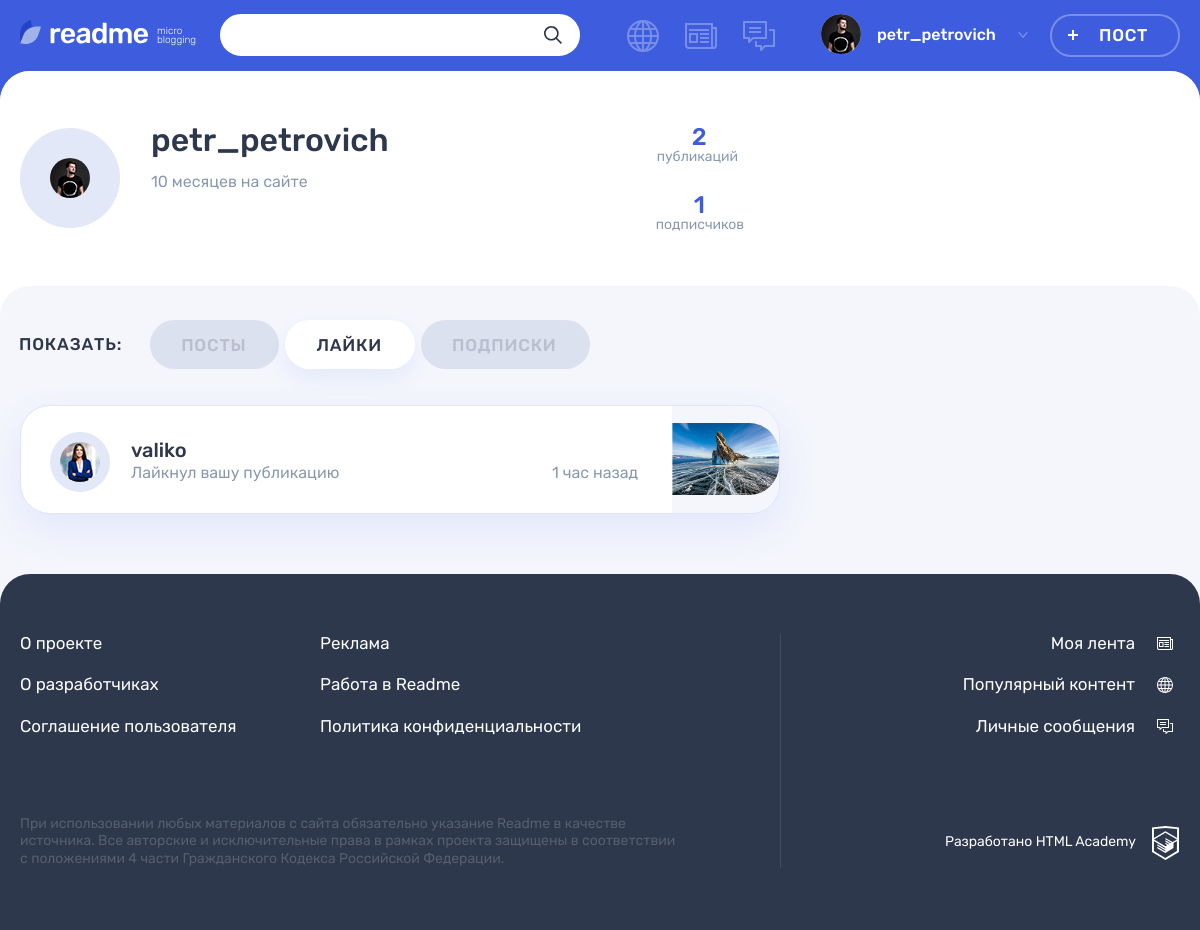
The app's page /profile.php?user_id=2&tab=likes (signed in) with its own data.
### tables this page shows
CREATE TABLE users (
    id INT PRIMARY KEY NOT NULL AUTO_INCREMENT,
    created_at TIMESTAMP DEFAULT CURRENT_TIMESTAMP,
    email VARCHAR(45) NOT NULL,
    UNIQUE INDEX email_ind (email),
    login VARCHAR(45) NOT NULL,
    UNIQUE INDEX user_login_ind (login),
    password VARCHAR(200),
    avatar VARCHAR(100)
);

CREATE TABLE likes (
    id INT PRIMARY KEY NOT NULL AUTO_INCREMENT,
    user_id INT NOT NULL,
    INDEX user_ind (user_id),
    FOREIGN KEY (user_id)
        REFERENCES users(id)
        ON DELETE CASCADE,

    post_id INT NOT NULL,
    INDEX post_ind (post_id),
    FOREIGN KEY (post_id)
        REFERENCES posts(id)
        ON DELETE CASCADE,

    UNIQUE INDEX user_post_ind (user_id, post_id)
);

CREATE TABLE posts (
    id INT PRIMARY KEY NOT NULL AUTO_INCREMENT,
    published_at TIMESTAMP DEFAULT CURRENT_TIMESTAMP,
    title VARCHAR(45) NOT NULL,
    text_content VARCHAR(200),
    quote_author VARCHAR(45),
    picture VARCHAR(100),
    video VARCHAR(100),
    link VARCHAR(100),
    watch_count INT,
    user_id INT NOT NULL,
    INDEX user_ind (user_id),
    FOREIGN KEY (user_id)
        REFERENCES users(id)
        ON DELETE CASCADE,

    type_id INT NOT NULL,
    INDEX type_ind (type_id),
    FOREIGN KEY (type_id)
        REFERENCES content_types(id)
        ON DELETE CASCADE
);

### helpers.php (called while the page is built, shortened)
<?php
function get_noun_plural_form(int $number, string $one, string $two, string $many): string
{
    $number = (int)$number;
    $mod10 = $number % 10;
    $mod100 = $number % 100;
    switch (true) {
        case ($mod10 === 1):
            return $one;
        default:
            return $many;
    }
}
function include_template($name, array $data = [])
{
    $name = 'templates/' . $name;
    extract($data);
    require $name;
    $result = ob_get_clean();
    return $result;
}
function get_date_interval_format($date, $word)
{
    $current_date = date_create('now');
    $date_interval = date_diff($date, $current_date);
    $week = floor($date_interval->d / 7);
    if ($date_interval->m >= 1) {
        return $date_interval->m . " " . get_noun_plural_form($date_interval->m, 'месяц', 'месяца', 'месяцев') . " " . $word;
    } elseif ($week >= 1) {
        return $week . " " . get_noun_plural_form($week, 'неделя', 'недели', 'недель') . " " . $word;
    } elseif ($date_interval->d >= 1) {
        return $date_interval->d . " " . get_noun_plural_form($date_interval->d, 'день', 'дня', 'дней') . " " . $word;
    } elseif ($date_interval->h >= 1) {
        return $date_interval->h . " " . get_noun_plural_form($date_interval->h, 'час', 'часа', 'часов') . " " . $word;
    };
    return $date_interval->i . " " . get_noun_plural_form($date_interval->i, 'минута', 'минуты', 'минут') . " " . $word;
}
function db_get_query($value, $connect, $sql)
{
    $result = mysqli_query($connect, $sql);
    if ($value == 'all') {
        return mysqli_fetch_all($result, MYSQLI_ASSOC);
    } elseif ($value == 'assoc') {
        return mysqli_fetch_assoc($result);
    } else {
        die("Уточните передаваемые данные");
    };
}
function get_subscribers($user_id, $connect)
{
    $user_subs = [];
    $sql_user_subs_query = "SELECT * FROM subscriptions
    WHERE user_id = '$user_id'";
    $sql_user_subs = db_get_query('all', $connect, $sql_user_subs_query);
    if ($sql_user_subs) {
        foreach ($sql_user_subs as $user_sub) {
            array_push($user_subs, $user_sub['to_user_id']);
        }
        return $user_subs;
    }
}

### hashtags.php (called while the page is built)
<?php
require_once('helpers.php');
$connect = db_set_connection();
$sql_hashtag_query = "SELECT hashtags.hashtag, hp.post_id
                      FROM hashtags
                            LEFT JOIN hashtags_posts hp ON hashtags.id = hp.hashtag_id
                            ORDER BY post_id";
$sql_hashtags = db_get_query('all', $connect, $sql_hashtag_query);
$hashtags = [];
foreach ($sql_hashtags as $sql_hashtag) {
    $post_id = $sql_hashtag['post_id'];
    if (empty($hashtags[$post_id])) {
        $hashtags[$post_id] = [];
    }
    array_push($hashtags[$post_id], $sql_hashtag['hashtag']);
}

### add_comment.php (called while the page is built, shortened)
<?php
require_once('helpers.php');
require_once('auth.php');
$errors = [];

### auth.php (called while the page is built, shortened)
<?php
if (isset($_SESSION['user'])) {
    $user = $_SESSION['user'];
    $user_id = $user['id'];
} else {
    $is_auth = 0;
    header("Location: /index.php");
    exit();
}

### templates/profile-tabs/profile-likes.php (the view, shortened to what this page needs)
<section class="profile__likes tabs__content tabs__content--active">
    <ul class="profile__likes-list">
        <?php foreach ($tab_data as $data): ?>
        <li class="post-mini post-mini--<?php echo $data['classname'];?> post user">
            <div class="post-mini__user-info user__info">
                <div class="post-mini__avatar user__avatar">
                    <a class="user__avatar-link" href="<?php echo('/profile.php' . '?user_id=' . $data['user_id']) . '&tab=posts';?>">
                        <?php if (!empty($data['avatar'])):?>
                        <img class="post-mini__picture user__picture" src="uploads/avatars/<?php echo $data['avatar'];?>" alt="Аватар пользователя">
                        <?php endif;?>
                    </a>
                </div>
                <div class="post-mini__name-wrapper user__name-wrapper">
                    <a class="post-mini__name user__name" href="<?php echo('/profile.php' . '?user_id=' . $data['user_id']) . '&tab=posts';?>">
                        <span><?=$data['login'];?></span>
                    </a>
                    <div class="post-mini__action">
                        <span class="post-mini__activity user__additional">Лайкнул вашу публикацию</span>
                        <time class="post-mini__time user__additional" datetime="<?php echo(date_format(date_create($data['liked_at']), 'c'));?>"><?=get_date_interval_format(date_create($data['liked_at']), 'назад');?></time>
                    </div>
                </div>
            </div>
            <div class="post-mini__preview">
                <a class="post-mini__link" href="<?php echo('/post.php?post_id=' . $data['post_id'])?>" title="Перейти на публикацию">
            <?php if ($data['classname'] === 'photo'):?>
                    <div class="post-mini__image-wrapper">
                        <?php if (!empty($data['picture'])): ?>
                        <img class="post-mini__image" src="uploads/<?php echo $data['picture'];?>" width="109" height="109" alt="Превью публикации">
                        <?php endif;?>
                    </div>
                </a>
            </div>
                    <?php endif;?>
            </div>
        <?php endforeach;?>

### templates/profile-layout.php (shortened to what this page needs)
<main class="page__main page__main--profile">
    <div class="profile profile--default">
        <div class="profile__user-wrapper">
            <div class="profile__user user container">
                <div class="profile__user-info user__info">
                    <div class="profile__avatar user__avatar">
                        <?php if (!empty($user_data['avatar'])):?>
                        <img class="profile__picture user__picture" src="uploads/avatars/<?php echo($user_data['avatar']);?>" alt="Аватар пользователя">
                        <?php endif;?>
                    </div>
                    <div class="profile__name-wrapper user__name-wrapper">
                        <span class="profile__name user__name"><?=$user_data['login'];?></span>
                        <time class="profile__user-time user__time" datetime="<?php echo(date_format(date_create($user_data['created_at']), 'Y-m-d'));?>"><?=get_date_interval_format(date_create($user_data['created_at']), 'на сайте');?></time>
                    </div>
                </div>
                <div class="profile__rating user__rating">
                    <p class="profile__rating-item user__rating-item user__rating-item--publications">
                        <span class="user__rating-amount"><?=$user_data['total_posts'];?></span>
                        <span class="profile__rating-text user__rating-text">публикаций</span>
                    </p>
                    <p class="profile__rating-item user__rating-item user__rating-item--subscribers">
                        <span class="user__rating-amount"><?=$user_data['total_subs'];?></span>
                        <span class="profile__rating-text user__rating-text">подписчиков</span>
                    </p>
                </div>
            </div>
        </div>
        <div class="profile__tabs-wrapper tabs">
            <div class="container">
                <div class="profile__tabs filters">
                    <b class="profile__tabs-caption filters__caption">Показать:</b>
                    <ul class="profile__tabs-list filters__list tabs__list">
                        <li class="profile__tabs-item filters__item">
                            <a class="profile__tabs-link filters__button  tabs__item  button <?php if ($tab === 'posts'):?>filters__button--active tabs__item--active<?php endif;?>" href="<?php echo($url . '?user_id=' . $profile_user_id . '&tab=' . 'posts');?>">Посты</a>
                        </li>
                        <li class="profile__tabs-item filters__item">
                            <a class="profile__tabs-link filters__button tabs__item button <?php if ($tab === 'likes'):?>filters__button--active tabs__item--active<?php endif;?>" href="<?php echo($url . '?user_id=' . $profile_user_id . '&tab=' . 'likes');?>">Лайки</a>
                        </li>
                        <li class="profile__tabs-item filters__item">
                            <a class="profile__tabs-link filters__button tabs__item button <?php if ($tab === 'subscriptions'):?>filters__button--active tabs__item--active<?php endif;?>" href="<?php echo($url . '?user_id=' . $profile_user_id . '&tab=' . 'subscriptions');?>">Подписки</a>
                        </li>
                    </ul>
                </div>
                <div class="profile__tab-content">
                <?=$active_tab;?>
                </div>
            </div>
        </div>
</main>

### templates/layout.php (shortened to what this page needs)
<!DOCTYPE html>
<html lang="ru">
<head>
    <link rel="stylesheet" href="css/main.css">
</head>
<body class="page">
<header class="header">
    <div class="header__wrapper container">
        <div class="header__logo-wrapper">
            <a class="header__logo-link" href="/index.php">
                <img class="header__logo" src="img/logo.svg" alt="Логотип readme" width="128" height="24">
            </a>
            <p class="header__topic">
                micro blogging
            </p>
        </div>
        <form class="header__search-form form" action="/search.php" method="get">
            <?php if ($is_auth === 1): ?>
            <div class="header__search">
                <input class="header__search-input form__input" type="search" name="q" value=<?php if (isset($search)): ?><?php echo $search;?><?php endif;?>>
                <button class="header__search-button button" type="submit">
                    <svg class="header__search-icon" width="18" height="18">
                        <use xlink:href="#icon-search"></use>
                    </svg>
                </button>
            </div>
            <?php endif; ?>
        </form>
        <div class="header__nav-wrapper">
            <nav class="header__nav">
                <?php if ($is_auth === 1): ?>
                <ul class="header__my-nav">
                    <li class="header__my-page header__my-page--popular">
                        <a class="header__page-link <?php if ($path == 'popular.php'): ?><?php echo('header__page-link--active'); ?><?php endif; ?>" href="popular.php<?='?' . 'type=all';?>" title="Популярный контент">
                        </a>
                    </li>
                    <li class="header__my-page header__my-page--feed">
                        <a class="header__page-link <?php if ($path == 'feed.php'): ?><?php echo('header__page-link--active'); ?><?php endif; ?>" href="feed.php" title="Моя лента">
                        </a>
                    </li>
                    <li class="header__my-page header__my-page--messages">
                        <a class="header__page-link <?php if ($path == 'messages.php'): ?><?php echo('header__page-link--active'); ?><?php endif; ?>" href="messages.html" title="Личные сообщения">
                        </a>
                    </li>
                </ul>
                <ul class="header__user-nav">
                    <li class="header__profile">
                        <a class="header__profile-link" href="#">
                            <div class="header__avatar-wrapper">
                                <?php if (!empty($avatar)): ?>
                                    <?php echo('<img class="header__profile-avatar" src="uploads/avatars/' . $avatar . '" alt="Аватар профиля">'); ?>
                                <?php endif; ?>
                            </div>
                            <div class="header__profile-name">
                                <span>
                                    <?php echo(htmlspecialchars($user_name)); ?>
                                </span>
                                <svg class="header__link-arrow" width="10" height="6">
                                    <use xlink:href="#icon-arrow-right-ad"></use>
                                </svg>
                            </div>
                        </a>
                    </li>
                    <li>
                        <a class="header__post-button button button--transparent" href="<?php echo '/add.php' . '?id=1';?>">Пост</a>
                    </li>
                </ul>
                <?php endif;?>
            </nav>
        </div>
    </div>
</header>
<?=$content; ?>
<footer class="footer">
    <div class="footer__wrapper">
        <div class="footer__container container">
            <div class="footer__site-info">
                <div class="footer__site-nav">
                    <ul class="footer__info-pages">
                        <li class="footer__info-page">
                            <a class="footer__page-link" href="#">О проекте</a>
                        </li>
                        <li class="footer__info-page">
                            <a class="footer__page-link" href="#">Реклама</a>
                        </li>
                        <li class="footer__info-page">
                            <a class="footer__page-link" href="#">О разработчиках</a>
                        </li>
                        <li class="footer__info-page">
                            <a class="footer__page-link" href="#">Работа в Readme</a>
                        </li>
                        <li class="footer__info-page">
                            <a class="footer__page-link" href="#">Соглашение пользователя</a>
                        </li>
                        <li class="footer__info-page">
                            <a class="footer__page-link" href="#">Политика конфиденциальности</a>
                        </li>
                    </ul>
                </div>
                <p class="footer__license">
                    При использовании любых материалов с сайта обязательно указание Readme в качестве источника. Все авторские и исключительные права в рамках проекта защищены в соответствии с положениями 4 части Гражданского Кодекса Российской Федерации.
                </p>
            </div>
            <div class="footer__my-info">
                <ul class="footer__my-pages">
                    <li class="footer__my-page footer__my-page--feed">
                        <a class="footer__page-link" href="feed.php">Моя лента</a>
                    </li>
                    <li class="footer__my-page footer__my-page--popular">
                        <a class="footer__page-link" href="popular.php">Популярный контент</a>
                    </li>
                    <li class="footer__my-page footer__my-page--messages">
                        <a class="footer__page-link" href="messages.html">Личные сообщения</a>
                    </li>
                </ul>
                <div class="footer__copyright">
                    <a class="footer__copyright-link" href="#">
                        <span>Разработано HTML Academy</span>
                        <svg class="footer__copyright-logo" width="27" height="34">
                            <use xlink:href="#icon-htmlacademy"></use>
                        </svg>
                    </a>
                </div>
            </div>
        </div>
    </div>
</footer>
</body>
</html>

### records on screen
users: avatar (picture), login "petr_petrovich", created_at "10 месяцев на сайте"
likes: user.avatar (picture), user.login "valiko", liked_at "1 час назад", post.picture (picture)

### other values on screen
$user_data['total_posts'] "2"
$user_data['total_subs'] "1"
